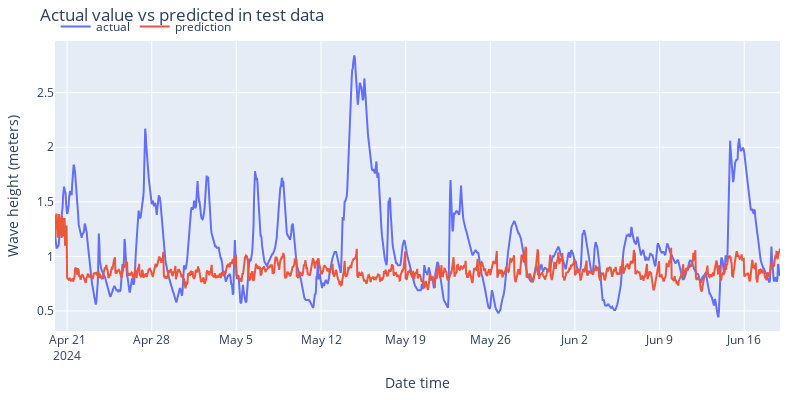

Write notebook code for a chart like this one.
### Code cell
# Plot predictions vs real value
# ======================================================================================
fig = go.Figure()
trace1 = go.Scatter(x=df_test.index, y=df_test['wave_height'], name="actual", mode="lines")
trace2 = go.Scatter(x=df_test.index, y=df_test['forecast'], name="prediction", mode="lines")
fig.add_trace(trace1)
fig.add_trace(trace2)
fig.update_layout(
    title="Actual value vs predicted in test data",
    xaxis_title="Date time",
    yaxis_title="Wave height (meters)",
    width=800,
    height=400,
    margin=dict(l=20, r=20, t=35, b=20),
    legend=dict(
        orientation="h",
        yanchor="top",
        y=1.1,
        xanchor="left",
        x=0.001
    )
)

fig.show()

### Figure 1 — Plotly figure (JSON) as saved in the notebook; plotly's stock layout.template omitted (floating-point values rounded to 4 significant figures; data arrays with more than 128 entries replaced by an {"elided": "..."} marker saying what was removed)
{"data": [{"mode": "lines", "name": "actual", "type": "scatter", "x": {"elided": "1440 str values"}, "y": {"elided": "1440 float values"}}, {"mode": "lines", "name": "prediction", "type": "scatter", "x": {"elided": "1440 str values"}, "y": {"elided": "1440 float values"}}], "layout": {"height": 400, "legend": {"orientation": "h", "x": 0.001, "xanchor": "left", "y": 1.1, "yanchor": "top"}, "margin": {"b": 20, "l": 20, "r": 20, "t": 35}, "title": {"text": "Actual value vs predicted in test data"}, "width": 800, "xaxis": {"title": {"text": "Date time"}}, "yaxis": {"title": {"text": "Wave height (meters)"}}}}
